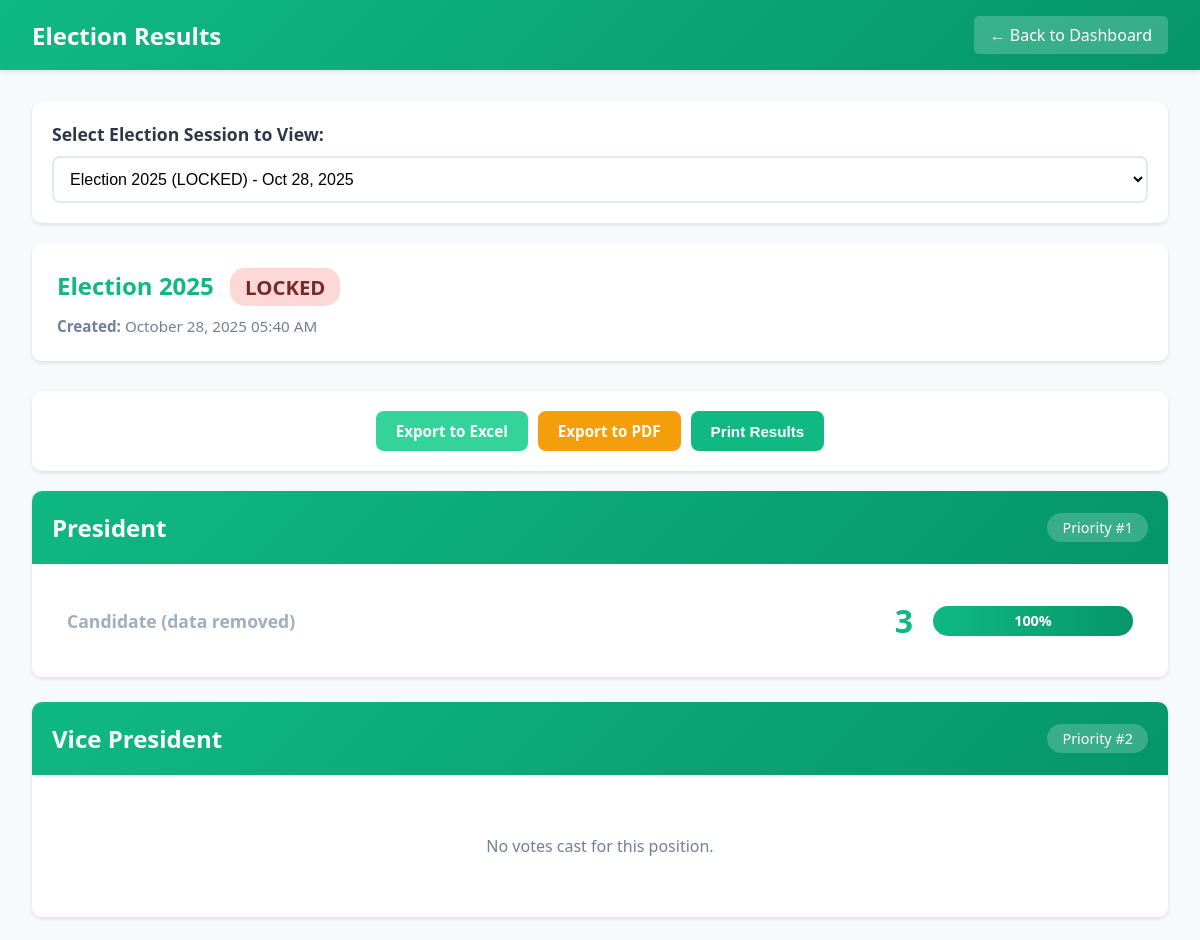
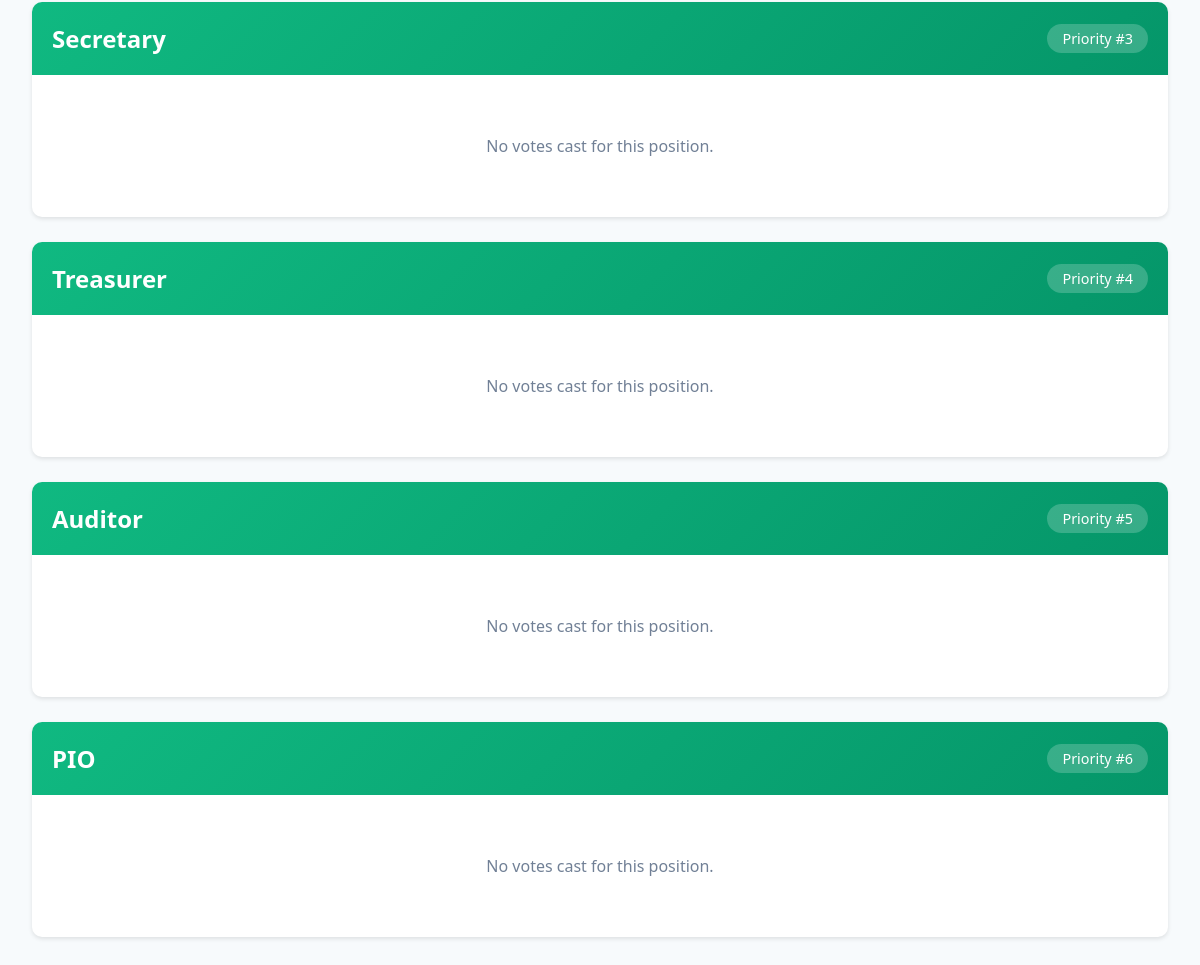
Screenshot of /view_results.php?session_id=33 (signed in) with the database file from the repository (2 pictures, top to bottom).
### tables this page shows
CREATE TABLE `voting_sessions` (
  `id` int(11) NOT NULL,
  `session_name` varchar(100) NOT NULL,
  `status` enum('pending','active','paused','locked','completed') DEFAULT 'pending',
  `current_position_id` int(11) DEFAULT NULL,
  `created_by` int(11) NOT NULL,
  `created_at` timestamp NOT NULL DEFAULT current_timestamp()
);

CREATE TABLE `positions` (
  `id` int(11) NOT NULL,
  `position_name` varchar(50) NOT NULL,
  `position_order` int(11) NOT NULL,
  `created_at` timestamp NOT NULL DEFAULT current_timestamp()
);

### view_results.php (the view, shortened to what this page needs)
<?php
$conn = getDBConnection();
$selectedSessionId = isset($_GET['session_id']) ? intval($_GET['session_id']) : null;
$allSessionsQuery = "SELECT id, session_name, status, created_at FROM voting_sessions ORDER BY id DESC";
$allSessions = $conn->query($allSessionsQuery);
if ($selectedSessionId) {
    $sessionQuery = "SELECT * FROM voting_sessions WHERE id = ?";
    $stmt = $conn->prepare($sessionQuery);
    $stmt->bind_param("i", $selectedSessionId);
    $stmt->execute();
    $session = $stmt->get_result()->fetch_assoc();
} else {
    $sessionQuery = "SELECT * FROM voting_sessions ORDER BY id DESC LIMIT 1";
    $sessionResult = $conn->query($sessionQuery);
    $session = $sessionResult->fetch_assoc();
}
$noSession = false;
$positionsQuery = "SELECT * FROM positions ORDER BY position_order";
$positions = $conn->query($positionsQuery);
?>
<!DOCTYPE html>
<html lang="en">
<head>
</head>
<body>
    <div class="navbar">
        <h1> Election Results</h1>
        <a href="admin_dashboard.php">← Back to Dashboard</a>
    </div>
    <div class="container">
        <?php if ($noSession): ?>
            <div class="empty-state">
                <div class="empty-state-icon">📭</div>
                <h2>No Voting Sessions Yet</h2>
                <p>There are no voting sessions to display results for.</p>
                <p style="color: #a0aec0; font-size: 0.95em;">Create a voting session to get started!</p>
                <a href="create_session.php" class="btn btn-primary" style="margin-top: 20px; font-size: 1.1em; padding: 12px 30px;">
                     Create New Session
                </a>
            </div>
        <?php else:
            $sessionId = $session['id'];
        ?>
        <div class="session-selector">
            <label for="session-select"> Select Election Session to View:</label>
            <select id="session-select" onchange="window.location.href='view_results.php?session_id=' + this.value">
                <?php
                $allSessions->data_seek(0);
                while ($sess = $allSessions->fetch_assoc()):
                    $selected = ($sess['id'] == $sessionId) ? 'selected' : '';
                ?>
                    <option value="<?php echo $sess['id']; ?>" <?php echo $selected; ?>>
                        <?php echo htmlspecialchars($sess['session_name']); ?>
                        (<?php echo strtoupper($sess['status']); ?>) -
                    </option>
                <?php endwhile; ?>
            </select>
        </div>
        <div class="session-header">
            <h2>
                <?php echo htmlspecialchars($session['session_name']); ?>
                <span class="status-badge badge-<?php echo $session['status']; ?>">
                    <?php echo strtoupper($session['status']); ?>
                </span>
            </h2>
            <div class="session-meta">
                <strong>Created:</strong> <?php echo date('F d, Y h:i A', strtotime($session['created_at'])); ?>
            </div>
        </div>
        <div class="export-buttons">
            <a href="export_results_excel.php?session_id=<?php echo $sessionId; ?>" class="btn btn-success">
                 Export to Excel
            </a>
            <a href="export_results_pdf.php?session_id=<?php echo $sessionId; ?>" class="btn btn-warning" target="_blank">
                 Export to PDF
            </a>
            <button onclick="window.print()" class="btn btn-primary">
                 Print Results
            </button>
        </div>
        <?php
        if ($positions->num_rows === 0): ?>
            <div class="empty-state">
                <p> No positions created yet.</p>
            </div>
        <?php else:
            while ($position = $positions->fetch_assoc()):
                $positionId = $position['id'];
                $storedWinnerQuery = "SELECT w.user_id, w.vote_count, u.full_name, u.student_id
                                     FROM winners w
                                     JOIN users u ON w.user_id = u.id
                                     WHERE w.session_id = ? AND w.position_id = ?";
                $winnerStmt = $conn->prepare($storedWinnerQuery);
                $winnerStmt->bind_param("ii", $sessionId, $positionId);
                $winnerStmt->execute();
                $storedWinner = $winnerStmt->get_result()->fetch_assoc();
                $resultsQuery = "SELECT v.candidate_id, u.id as user_id, u.full_name, u.student_id, COUNT(v.id) as vote_count
                                FROM votes v
                                LEFT JOIN candidates c ON v.candidate_id = c.id
                                LEFT JOIN users u ON c.user_id = u.id
                                WHERE v.session_id = ? AND v.position_id = ?
                                GROUP BY v.candidate_id, u.id, u.full_name, u.student_id
                                ORDER BY vote_count DESC, u.full_name";
                $stmt = $conn->prepare($resultsQuery);
                $stmt->bind_param("ii", $sessionId, $positionId);
                $stmt->execute();
                $results = $stmt->get_result();
                $totalVotesQuery = "SELECT COUNT(*) as total FROM votes WHERE session_id = ? AND position_id = ?";
                $totalStmt = $conn->prepare($totalVotesQuery);
                $totalStmt->bind_param("ii", $sessionId, $positionId);
                $totalStmt->execute();
                $totalVotes = $totalStmt->get_result()->fetch_assoc()['total'];
                $winner = null;
                $tempResults = [];
                if ($storedWinner) {
                    $winner = $storedWinner;
                }
                while ($row = $results->fetch_assoc()) {
                    $tempResults[] = $row;
                }
            ?>
            <div class="position-card">
                <div class="position-header">
                    <h3><?php echo htmlspecialchars($position['position_name']); ?></h3>
                    <span class="priority-badge">Priority #<?php echo $position['position_order']; ?></span>
                </div>
                <div class="results-content">
                    <?php if (count($tempResults) > 0 || $storedWinner):
                        foreach ($tempResults as $result):
                            $percentage = $totalVotes > 0 ? ($result['vote_count'] / $totalVotes) * 100 : 0;
                            $isWinner = ($winner && isset($result['user_id']) && isset($winner['user_id']) && $winner['user_id'] === $result['user_id']);
                    ?>
                        <div class="candidate-result <?php echo $isWinner ? 'winner' : ''; ?>">
                            <div class="candidate-info">
                                <div class="candidate-name">
                                    <?php
                                    if ($result['full_name']) {
                                        echo htmlspecialchars($result['full_name']);
                                    } else {
                                        echo '<span style="color: #a0aec0;">Candidate (data removed)</span>';
                                    }
                                    ?>
                                </div>
                            </div>
                            <div class="vote-stats">
                                <div class="vote-count"><?php echo $result['vote_count']; ?></div>
                                <div class="vote-bar">
                                    <div class="vote-bar-fill" style="width: <?php echo $percentage; ?>%">
                                        <?php echo round($percentage); ?>%
                                    </div>
                                </div>
                            </div>
                        </div>
                    <?php
                        endforeach;
                    else:
                    ?>
                        <div class="no-votes">
                            No votes cast for this position.
                        </div>
                    <?php endif; ?>
                </div>
            </div>
            <?php
            endwhile;
        endif;
        ?>
        <?php endif; ?>
    </div>
</body>
</html>

### view_results.php (style rules this page uses)
* { margin: 0; padding: 0; box-sizing: border-box; }
body { font-family: 'Segoe UI', Tahoma, Geneva, Verdana, sans-serif; background: #f7fafc; }
.navbar { background: linear-gradient(135deg, #10b981 0%, #059669 100%); color: white; padding: 1rem 2rem; display: flex; justify-content: space-between; align-items: center; box-shadow: 0 2px 4px rgba(0,0,0,0.1); }
.navbar h1 { font-size: 1.5em; }
.navbar a { color: white; text-decoration: none; padding: 8px 16px; background: rgba(255,255,255,0.2); border-radius: 5px; }
.container { max-width: 1200px; margin: 2rem auto; padding: 0 2rem; }
.session-selector { background: white; padding: 20px; border-radius: 10px; box-shadow: 0 2px 4px rgba(0,0,0,0.1); margin-bottom: 20px; }
.session-selector label { display: block; font-weight: 600; color: #2d3748; margin-bottom: 10px; font-size: 1.1em; }
.session-selector select { width: 100%; padding: 12px; border: 2px solid #e2e8f0; border-radius: 8px; font-size: 1em; background: white; cursor: pointer; }
.session-header { background: white; padding: 25px; border-radius: 10px; box-shadow: 0 2px 4px rgba(0,0,0,0.1); margin-bottom: 30px; }
.session-header h2 { color: #10b981; margin-bottom: 10px; }
.session-meta { color: #718096; font-size: 0.95em; margin-top: 10px; }
.status-badge { display: inline-block; padding: 5px 15px; border-radius: 15px; font-size: 0.85em; font-weight: 600; margin-left: 10px; }
.badge-locked { background: #fed7d7; color: #742a2a; }
.export-buttons { display: flex; gap: 10px; margin-bottom: 20px; padding: 20px; background: white; border-radius: 10px; box-shadow: 0 2px 4px rgba(0,0,0,0.1); justify-content: center; flex-wrap: wrap; }
.btn { padding: 10px 20px; border: none; border-radius: 8px; font-size: 0.95em; cursor: pointer; font-weight: 600; transition: all 0.3s; text-decoration: none; display: inline-block; }
.btn-primary { background: #10b981; color: white; }
.btn-success { background: #34d399; color: white; }
.btn-warning { background: #f59e0b; color: white; }
.position-card { background: white; border-radius: 10px; box-shadow: 0 2px 4px rgba(0,0,0,0.1); margin-bottom: 25px; overflow: hidden; }
.position-header { background: linear-gradient(135deg, #10b981 0%, #059669 100%); color: white; padding: 20px; display: flex; justify-content: space-between; align-items: center; }
.position-header h3 { font-size: 1.5em; }
.priority-badge { background: rgba(255,255,255,0.2); padding: 5px 15px; border-radius: 15px; font-size: 0.9em; }
.results-content { padding: 20px; }
.candidate-result { display: flex; align-items: center; padding: 15px; border-bottom: 1px solid #e2e8f0; transition: background 0.3s; }
.candidate-result:last-child { border-bottom: none; }
.candidate-info { flex: 1; }
.candidate-name { font-weight: 600; font-size: 1.1em; color: #2d3748; }
.vote-stats { display: flex; align-items: center; gap: 20px; }
.vote-count { font-size: 2em; font-weight: bold; color: #10b981; }
.vote-bar { width: 200px; height: 30px; background: #e2e8f0; border-radius: 15px; overflow: hidden; }
.vote-bar-fill { height: 100%; background: linear-gradient(90deg, #10b981 0%, #059669 100%); display: flex; align-items: center; justify-content: center; color: white; font-weight: 600; font-size: 0.9em; }
.no-votes { text-align: center; padding: 40px; color: #718096; }

### rows the page displays
voting_sessions: session_name "Election 2025", status "LOCKED", created_at "October 28, 2025 05:40 AM"
positions: position_name "President", position_order "1", vote_count "3", percentage "100"
positions: position_name "Vice President", position_order "2", shows "No votes cast for this position."
positions: position_name "Secretary", position_order "3", shows "No votes cast for this position."
positions: position_name "Treasurer", position_order "4", shows "No votes cast for this position."
positions: position_name "Auditor", position_order "5", shows "No votes cast for this position."
positions: position_name "PIO", position_order "6", shows "No votes cast for this position."

### other values shown
form field value "Election 2025 (LOCKED) - Oct 28, 2025"
